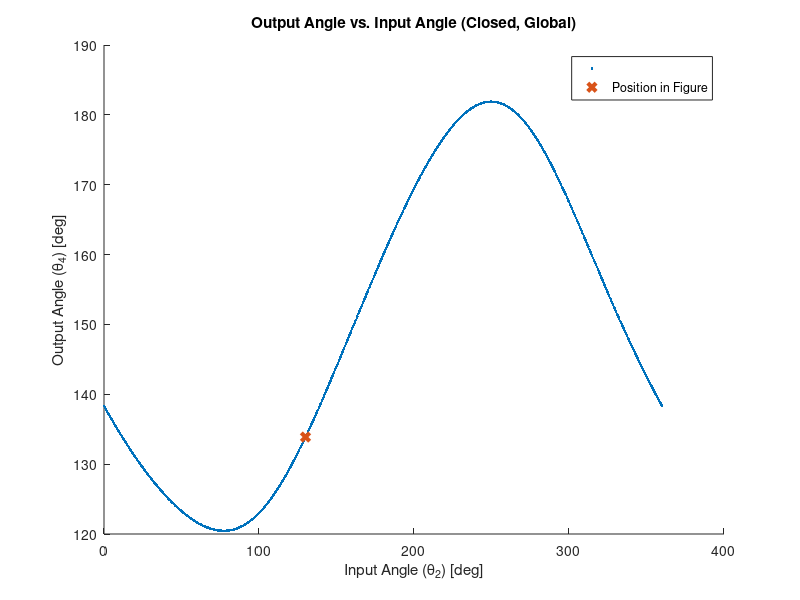
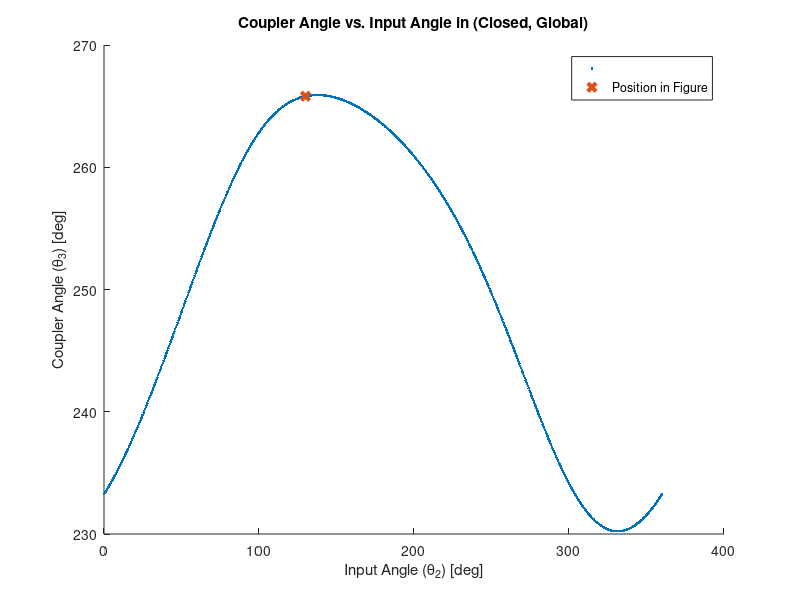
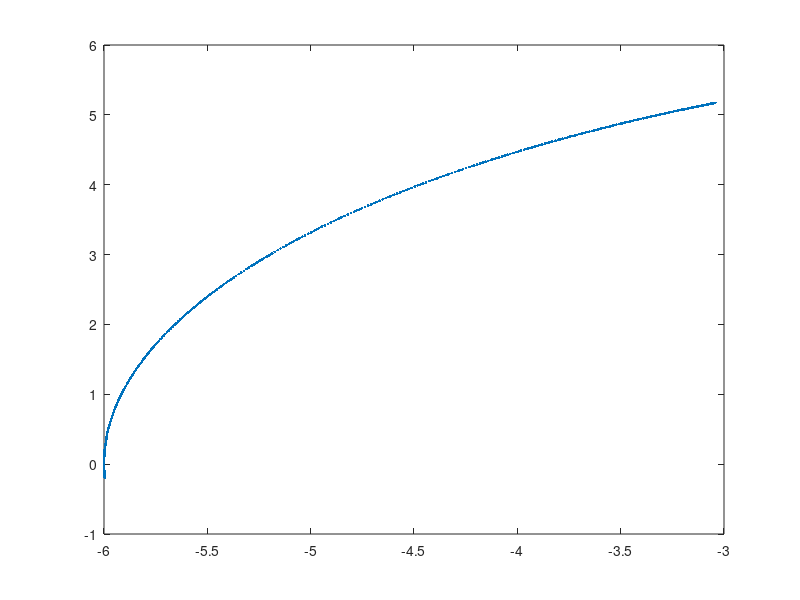

MATLAB code for these plots, in order: (Note: this script raises an error after producing the figures.)
%% ME480 Mechanism Solver
%Author: Michael Pagan
clc, clear, close all

%% 4 Bar Pin Joint Mechanism Parameters
% Link lengths
a = 3; %input (crank) length
b = 10; %coupler length
c = 6; %output length
d = sqrt(1.5^2+12^2); %ground length
units = 'in'; %units of above link lengths

% transform between local and global coordinates
theta1 = atand(12/1.5); %ccw angle from local +x axis to global X axis
     %local +x points from crank ground to ouput ground (O2 to O4)  
     
% point of interest P on linkage
P_link = 'c'; %define which link the point is on: 'a' 'b' or 'c'
delta = 0; %fixed angle between selected link vector and point vector on 
                %link. e.g. angle between AB and AP. cw = negative
p = c; %distance from link pin joint to desired point P (e.g. AP)

% position of mechanism shown in figure
theta2_fig_g = 130; %approximate theta 2 for determining configuration of 
                    %figure. Global system. Must be between 0-360 deg.
theta3_fig_g = 270; %approximate theta 3 for determining configuration of 
                    %figure. Global system. Must be between 0-360 deg. 
theta2_fig_l = theta2_fig_g + theta1; %DO NOT EDIT                 

% given speed and acceleration of crank
omega2 = 120*pi/30; %input velocity
alpha2 = 0;

%Custom input range for crank in local coordinates
override_togs = 0; %change to 1 to use custom range
custom_input = theta2_fig_l; %specify custom range LOCAL coordinates

       
%No edits must be made below this header%    
%%%%%%%%%%%%%%%%%%%%%%%%%%%%%%%%%%%%%%%%%%%%%%%%%%%%%%%%%%%%%%%%%%%%%%%%%%
%   _  _     ____          _____    _____ _____ _   _ 
%  | || |   |  _ \   /\   |  __ \  |  __ \_   _| \ | |
%  | || |_  | |_) | /  \  | |__) | | |__) || | |  \| |
%  |__   _| |  _ < / /\ \ |  _  /  |  ___/ | | | . ` |
%     | |   | |_) / ____ \| | \ \  | |    _| |_| |\  |
%     |_|   |____/_/    \_\_|  \_\ |_|   |_____|_| \_|
%%%%%%%%%%%%%%%%%%%%%%%%%%%%%%%%%%%%%%%%%%%%%%%%%%%%%%%%%%%%%%%%%%%%%%%%%%                                                   
%% Toggle Positions
% Grashof determination
links = [a,b,c,d];
grash = 0; %flag for grashof
if (max(links)+ min(links)) <= sum(links)-(max(links)+ min(links))
    disp('GRASHOF MECHANISM')
    grash = 1;
else
    disp('NON-GRASHOF MECHANISM')
end

% Determine toggle points
%Flags for number of toggles
Onetog = 0;
Twotog = 0;
Notog = 0;

% Test for NaN case
tog1_inards = (a.^2+d.^2-b.^2-c.^2)./(2*a*d)+b*c./(a*d);
tog2_inards = (a.^2+d.^2-b.^2-c.^2)./(2*a*d)-b*c./(a*d);

% Calculate the two toggle positions, in local coordinates
if xor((abs(tog1_inards) > 1), (abs(tog2_inards) > 1))
    %checks that ONLY one of the toggle equations is valid
    Onetog = 1; %flag that we have opposite/equal togs
    disp('EQUAL AND OPPOSITE TOGGLE POSITIONS')
    if abs(tog1_inards) < 1 %plus case is valid
        theta_tog1_l = (acosd(tog1_inards)); %plus
        theta_tog2_l = -theta_tog1_l;

    else %minus case is valid
        theta_tog2_l = (acosd(tog2_inards)); % minus
        theta_tog1_l = -theta_tog2_l;
    end
elseif (abs(tog1_inards) > 1) && (abs(tog2_inards) > 1) 
    %checks that NEITHER toggle equations are valid
    disp('NO TOGGLE POSITIONS')
    Notog = 1;
else %both toggle equations must be valid
    disp('TWO UNIQUE TOGGLE POSITIONS')
    Twotog = 1;
    theta_tog1_l = (acosd(tog1_inards)); % plus
    theta_tog2_l = (acosd(tog2_inards)); % minus
end

%% Create input vector for current configuration
%determine if approximate theta 2 is between cw or ccw range of togs
if not(Notog)
    %create vector with original toggle points
    togs_l = [theta_tog1_l, theta_tog2_l];
    % create vector with positive toggle points
    togs_l_pos = togs_l + 360.*(togs_l < 0);
    % convert to global
    togs_g = togs_l_pos - theta1;
    
    if theta2_fig_l < max(togs_l_pos) && theta2_fig_g > min(togs_l_pos)
        toggle_dir = 1; %in this case the configuration lies in the ccw range
                        %of the toggle positions
    else
        toggle_dir = 0; %else configuration must be in the cw range
    end
end

%case for opposite and equal toggle angles. abs will be 0 to 180 deg
if override_togs > 0
    theta2l = custom_input;
    theta2g = theta2l - theta1;
else
    if Onetog
        % case for opposite and equal toggle angles
        if toggle_dir < 1 %from positive tog through +x axis to negative tog
            theta2l = flip(min(togs_l):0.5:max(togs_l)); %local
            theta2l = theta2l + 360.*(theta2l < 0);
        else % from positive tog through -x axis to negative tog
            theta2l = min(togs_l_pos):0.5:max(togs_l_pos); %local
        end

    elseif Twotog
        %case for two unique toggle points. togs will be [0 , 180] deg local
        % direction irrelevant bc range does not cross x axis
        theta2l = min(togs_l):0.5:max(togs_l); %local

    elseif Notog
        %case for no toggle points. Input angle theta 2 can go 360 deg
        theta2g = 0:0.5:360;
        theta2l = theta2g + theta1;
    end
end

% convert local input range to global
if not(Notog)
    theta2g = theta2l - theta1;
    theta2g = theta2g + 360.*(theta2g < 0);
end

% Make all negative input angles positive
theta2l = theta2l + 360.*(theta2l < 0);

%% Calculated Parameters
k1 = d./a;
k2 = d./c;
k3 = (a.^2-b.^2+c.^2+d.^2)./(2*a*c);
k4 = d./b;
k5 = (c.^2-d.^2-a.^2-b.^2)./(2*a*b);

A = cosd(theta2l)-k1-k2.*cosd(theta2l)+k3;
B = -2.*sind(theta2l);
C = k1-(k2+1).*cosd(theta2l)+k3;
D = cosd(theta2l)-k1+k4.*cosd(theta2l)+k5;
E = -2.*sind(theta2l);
F = k1 + (k4-1).*cosd(theta2l)+k5;

%% Output Angle Theta 4

%OPEN CONFIGURATION
%calculate the open configuration output angle. "Minus" eq
%find and remove imaginary input arguments
Q_m4 = (-B-sqrt(B.^2-4.*A.*C));
Q_m4(imag(Q_m4) ~= 0) = NaN;
%calculate the angle
theta4open_l = (2.*atan2d(Q_m4, 2.*A)); %local,
%convert to global. We only report output angles in global.
theta4open_g = theta4open_l - theta1;
%find and correct large and/or negative angles
for j = 1:2 %loop through twice for angles < -360
    theta4open_g = theta4open_g + 360.*(theta4open_g < 0);
end

%CLOSED CONFIGURATION
%calculate the closed configuration output angle. "Plus" eq
%find and remove imaginary input arguments
Q_p4 = (-B+sqrt(B.^2-4.*A.*C));
Q_p4(imag(Q_p4) ~= 0) = NaN;
%calculate the angle
theta4closed_l = (2.*atan2d(Q_p4,2.*A));%local,
%convert to global
theta4closed_g = theta4closed_l - theta1;
%find and correct large and/or negative angles
for j = 1:2
    theta4closed_g = theta4closed_g + 360.*(theta4closed_g < 0);
end

%DEPICTED CONFIGURATION
%calculate D,E,F for the current position
A_fig = cosd(theta2_fig_l)-k1-k2.*cosd(theta2_fig_l)+k3;
B_fig = -2.*sind(theta2_fig_l);
C_fig = k1-(k2+1).*cosd(theta2_fig_l)+k3;

%calculate closed theta 3 for current position
theta4closed_fig_l = (2.*atan2d(-B_fig+sqrt(B_fig.^2-4.*A_fig.*C_fig),...
                                    2.*A_fig)); %local, plus
%convert to global                  
theta4closed_fig_g = theta4closed_fig_l - theta1; 

%calculate open theta 3 for current position
theta4open_fig_l = 2.*atan2d(-B_fig-sqrt(B_fig.^2-4.*A_fig.*C_fig),...
                                    2.*A_fig); %local, minus
%convert to global                    
theta4open_fig_g = theta4open_fig_l - theta1;

%make sure angles are 0-360
for k = 1:2
    theta4open_fig_g = theta4open_fig_g + 360.*(theta4open_fig_g < 0);
    theta4closed_fig_g = theta4closed_fig_g + 360.*(theta4closed_fig_g < 0);
end

%% Coupler Angle Theta 3

%OPEN CONFIGURATION
%calculate the open configuration coupler angle. "Minus case"
%find and remove imaginary input arguments
Q_m3 = (-E-sqrt(E.^2-4.*D.*F));
Q_m3(imag(Q_m3) ~= 0) = NaN;
%calculate the angle
theta3open_l = (2.*atan2d(Q_m3,2.*D));%local, 
%convert to global
theta3open_g = theta3open_l - theta1;
%find and correct negative angles
for j = 1:2
    theta3open_g = theta3open_g + 360.*(theta3open_g < 0);
end

%CLOSED CONFIGURATION
%calculate the closed configuration coupler angle. "Plus case:"
%find and remove imaginary input arguments
Q_p3 = (-E+sqrt(E.^2-4.*D.*F));
Q_p3(imag(Q_p3) ~= 0) = NaN;
%calculate the angle
theta3closed_l = (2.*atan2d(Q_p3, 2.*D)); %local, plus
%convert to global
theta3closed_g = theta3closed_l - theta1; %
for j = 1:2
    theta3closed_g = theta3closed_g + 360.*(theta3closed_g < 0);
end

%DEPICTED CONFIGURATION
%calculate current coupler angle in given figure based on estimated theta2
%calculate D,E,F for the current position
D_fig = cosd(theta2_fig_l)-k1+k4.*cosd(theta2_fig_l)+k5;
E_fig = -2.*sind(theta2_fig_l);
F_fig = k1 + (k4-1).*cosd(theta2_fig_l)+k5;

%calculate closed theta 3 for current position
theta3closed_fig_l = (2.*atan2d((-E_fig+sqrt(E_fig.^2-4.*D_fig.*F_fig)),...
                      2.*D_fig)); %local, plus
%convert to global                  
theta3closed_fig_g = theta3closed_fig_l - theta1; 

%calculate open theta 3 for current position
theta3open_fig_l = (2.*atan2d((-E_fig-sqrt(E_fig.^2-4.*D_fig.*F_fig)),...
                        2.*D_fig));%local, 
%convert to global                    
theta3open_fig_g = theta3open_fig_l - theta1;

%make sure angles are 0-360
for k = 1:2
    theta3open_fig_g = theta3open_fig_g + 360.*(theta3open_fig_g < 0);
    theta3closed_fig_g = theta3closed_fig_g + 360.*(theta3closed_fig_g < 0);
end

%% Determine Configuration of Depiction in Figure
%check if open or closed coupler angle is closer to visually-estimated
    %coupler angle in figure. Comparison of absolute differences
if abs(theta3open_fig_g-theta3_fig_g) > abs(theta3closed_fig_g-theta3_fig_g)
    disp('FIGURE DEPICTS THE CLOSED CONFIGURATION')
    % flags for open/closed
    closed = 1;
    open = 0;
    
    theta3current_fig_g = theta3closed_fig_g;
    theta4current_fig_g = theta4closed_fig_g;
    
    theta3g = theta3closed_g;
    theta4g = theta4closed_g;
else
    disp('FIGURE DEPICTS THE OPEN CONFIGURATION')
    % flags for open/closed
    open = 1;
    closed = 0; 
    
    theta3current_fig_g = theta3open_fig_g;
    theta4current_fig_g = theta4open_fig_g;
    
    theta3g = theta3open_g;
    theta4g = theta4open_g;
end

%ensure the angles are (0-360)
for k = 1:2
    theta3current_fig_g = theta3current_fig_g + 360.*(theta3current_fig_g < 0);
    theta3current_fig_g = theta3current_fig_g - 360.*(theta3current_fig_g > 360);
    theta4current_fig_g = theta4current_fig_g + 360.*(theta4current_fig_g < 0);
    theta4current_fig_g = theta4current_fig_g - 360.*(theta4current_fig_g > 360);
end

%% Plot Coupler and Output Angles
figure(1)
hold on
plot((theta2g), theta4g,'.')
xlabel('Input Angle (\theta_2) [deg]')
ylabel('Output Angle (\theta_4) [deg]')
plot(theta2_fig_g, theta4current_fig_g, 'x','linewidth',3)
legend( '', 'Position in Figure')
if open
    title('Output Angle vs. Input Angle (Open, Global)')
else
    title('Output Angle vs. Input Angle (Closed, Global)')
end

figure(2)
hold on
plot(theta2g, theta3g, '.');
xlabel('Input Angle (\theta_2) [deg]')
ylabel('Coupler Angle (\theta_3) [deg]')
plot(theta2_fig_g, theta3current_fig_g, 'x','linewidth',3)
legend('','Position in Figure')
if open
    title('Coupler Angle vs. Input Angle in (Open, Global)')
else
    title('Coupler Angle vs. Input Angle in (Closed, Global)')
end

%% Point P on Coupler
%find the vector P in global space. 
if P_link == 'a' %point P is on link a (input). Pinned at O2
    %find angle of  O2P
    thetaP_g = theta2g + delta;
    
    % P-> = AP-> relative to O2
    P = p.*cosd(thetaP_g) + 1i.*p.*sind(thetaP_g);  
    
    %current position of point P
    thetaPcurrent_g = theta2_fig_g + delta;
    P_current = p.*cosd(thetaPcurrent_g) + 1i.*p.*sind(thetaPcurrent_g);  
    
elseif P_link == 'b' %point P is on link b (coupler). Pinned at A
    %find angle of AP
    thetaP_g = theta3g + delta;
    
    %P-> = AB-> + BP-> relative to O2
    P = a.*cosd(theta2g) + p.*cosd(thetaP_g) + ...
        1i.*(a.*sind(theta2g) + p.*sind(thetaP_g));
    
    %current position of point P
    thetaPcurrent_g = theta3current_fig_g + delta;
    P_current = a.*cosd(theta2_fig_g) + p.*cosd(thetaPcurrent_g) + ...
        1i.*(a.*sind(theta2_fig_g) + p.*sind(thetaPcurrent_g));
    
elseif P_link == 'c' %point P is on link c (output)
    %find angle O4P
    thetaP_g = theta4g + delta;
                                       
    
    % P-> = O2P-> relative to O4
    P = p.*cosd((thetaP_g)) + 1i.*p.*sind((thetaP_g));

    %current position of point P relative to O4
    thetaPcurrent_g = theta4current_fig_g + delta;
    P_current = p.*cosd(thetaPcurrent_g) + 1i.*p.*sind(thetaPcurrent_g); 
    
else %point P link incorrectly defined
    disp('Incorrect definition of link for point P. Check  var ''P_link''')
end

Px = real(P);
Py = imag(P);
Px_current = real(P_current);
Py_current = imag(P_current);

%% Plot Position on Coupler

figure(4)
plot(Px, Py, '.')
xlabel({"X Position [" + units + "["})
ylabel("Y Position [" + units + "]")
daspect([1 1 1]);

if open
    title('Position of Point P (Open)')
else
    title('Position of Point P (Closed)')
end

hold on
%plot current position of P
plot(Px_current, Py_current, 'x','linewidth',2)

%plot and label the origin
plot(0,0,'ks','linewidth', 4)
if P_link == 'b' || P_link == 'a' %O2 is at the origin
    text(.05.*range([Px]),0, {'O_2'})
elseif P_link == 'c' %O4 is at origin
    text(.05.*range([Px]),0, {'O_4'})
end

%% Velocity Analysis
omega3 = a.*omega2./b .* (sind(theta4g-theta2g)./sind(theta3g-...
    theta4g));
omega4 = a.*omega2./c .* (sind(-theta3g+theta2g)./sind(theta4g-...
    theta3g));

% filter out very high velocities
omega3(abs(theta3g-theta4g) < 0.1) = NaN;
omega4(abs(theta3g-theta4g) < 0.1) = NaN;

% velocity of A (crank end), is tangential to crank arc
VA_g = a.*omega2.*(-sind(theta2g)+1i.*cosd(theta2g));

% velocity of B relative to A
VBA_g = b.*omega3 .*(-sind(theta3g)+1i.*cosd(theta3g));

% velocity of B, is tangential to output arc
VB_g = c.*omega4 .*(-sind(theta4g)+1i.*cosd(theta4g));

% velocity of P relative to A
VPA_g = p.*omega3 .* -sind(theta3g + delta) + 1i.*p.*omega3 ...
    .* cosd(theta3g+delta);
% velocity of P
VP_g = VA_g + VPA_g;

% velocity magnitudes
VA_mag = abs(VA_g);
VB_mag = abs(VB_g);
VP_mag = abs(VP_g);

%% Plot velocity
figure(5)
plot(theta2g, VP_mag, '.');
xlabel('Input Angle (\theta_2) [deg]')
ylabel("|V_P| [" + units +"/s]")

if open
    title('Point P Velocity vs Input Angle (Open)')
else
    title('Point P Velocity vs Input Angle (Closed)')
end

%% Acceleration Analysis
A_a = c*sind(theta4g);
B_a = b*sind(theta3g);
C_a = a*alpha2.*sind(theta2g)+a*omega2.^2.*cosd(theta2g)+b*omega3.^2 ...
    .*cosd(theta3g) - c*omega4.^2 .*cosd(theta4g);
D_a = c*cosd(theta4g);
E_a = b*cosd(theta3g);
F_a = a*alpha2.*cosd(theta2g)- a*omega2.^2.*sind(theta2g)-b*omega3.^2 ...
    .*sind(theta3g) + c*omega4.^2 .*sind(theta4g);

alpha3 = (C_a.*D_a - A_a.*F_a)./(A_a.*E_a - B_a.*D_a);
alpha4 = (C_a.*E_a - B_a.*F_a)./(A_a.*E_a - B_a.*D_a);

%% Print Relevant Values
%print values only if evaluating for one theta 2 input
if length(theta2g) == 1
    %define output vectors
    links = ["Crank (a)", "Coupler (b)", "Output (c)"]';
    thetas = [theta2g, theta3g, theta4g]';
    omegas = [omega2, omega3, omega4]';
    alphas = [alpha2 , alpha3, alpha4]';
    %create and display the table
    mechanism_state = table;
    mechanism_state.Link = links;
    mechanism_state.Angle = thetas;
    mechanism_state.Speed = omegas;
    mechanism_state.Acceleration = alphas;
    mechanism_state.Properties.VariableNames{2} = 'Angle [deg]';
    mechanism_state.Properties.VariableNames{3} = 'Speed [rad/s]';
    mechanism_state.Properties.VariableNames{4} = 'Acceleration [rad/s^2]';
    disp(mechanism_state)
end

%% troubleshooting inputs
